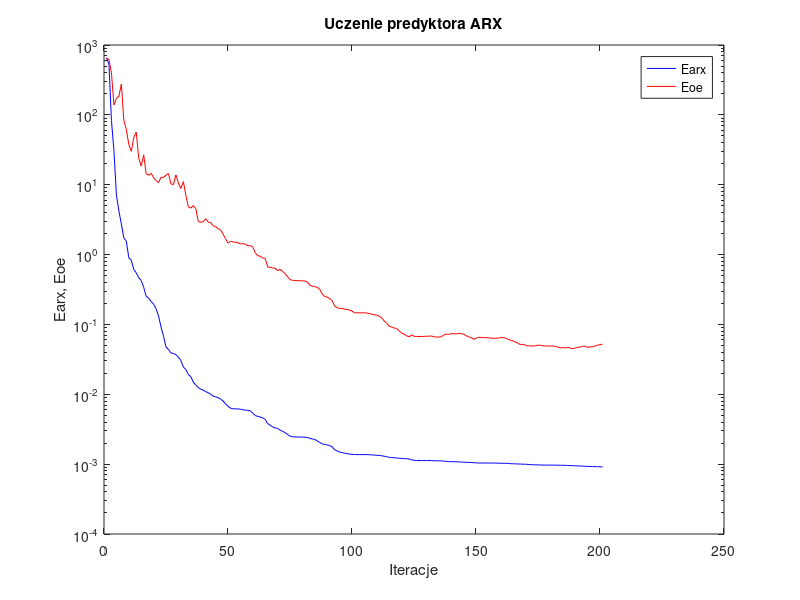
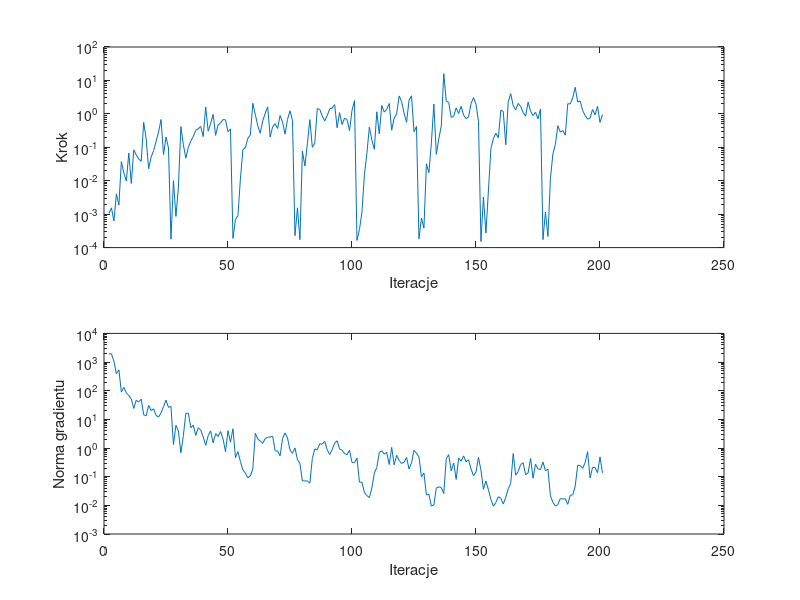

Reproduce these figures in MATLAB, in order.
%uczenie predyktora arx
clear all;
n=0; farx(n+1)=6.531846e+002; foe(n+1)=6.545143e+002; wspucz(n+1)=0.000000e+000; ng(n+1)=0.000000e+000;
%odnowa zmiennej metryki
n=1; farx(n+1)=5.328257e+002; foe(n+1)=6.162680e+002; krok(n+1)=1.050273e-003; ng(n+1)=1.917789e+003;
n=2; farx(n+1)=8.325660e+001; foe(n+1)=3.987791e+002; krok(n+1)=1.532691e-003; ng(n+1)=1.955220e+003;
n=3; farx(n+1)=3.090360e+001; foe(n+1)=1.387113e+002; krok(n+1)=6.218716e-004; ng(n+1)=1.057047e+003;
n=4; farx(n+1)=7.164006e+000; foe(n+1)=1.726429e+002; krok(n+1)=4.038010e-003; ng(n+1)=3.906363e+002;
n=5; farx(n+1)=4.203658e+000; foe(n+1)=1.849274e+002; krok(n+1)=1.870456e-003; ng(n+1)=5.347089e+002;
n=6; farx(n+1)=2.735887e+000; foe(n+1)=2.750324e+002; krok(n+1)=3.743558e-002; ng(n+1)=8.964986e+001;
n=7; farx(n+1)=1.733460e+000; foe(n+1)=8.370308e+001; krok(n+1)=1.716139e-002; ng(n+1)=1.318944e+002;
n=8; farx(n+1)=1.560080e+000; foe(n+1)=6.174597e+001; krok(n+1)=9.802103e-003; ng(n+1)=8.506124e+001;
n=9; farx(n+1)=8.990388e-001; foe(n+1)=3.773195e+001; krok(n+1)=6.732646e-002; ng(n+1)=6.814151e+001;
n=10; farx(n+1)=8.325441e-001; foe(n+1)=3.013917e+001; krok(n+1)=8.300976e-003; ng(n+1)=5.190913e+001;
n=11; farx(n+1)=6.134103e-001; foe(n+1)=4.767095e+001; krok(n+1)=8.386628e-002; ng(n+1)=2.408067e+001;
n=12; farx(n+1)=5.475389e-001; foe(n+1)=5.651487e+001; krok(n+1)=5.955282e-002; ng(n+1)=4.674532e+001;
n=13; farx(n+1)=4.668844e-001; foe(n+1)=2.408731e+001; krok(n+1)=4.446078e-002; ng(n+1)=4.016697e+001;
n=14; farx(n+1)=4.252366e-001; foe(n+1)=1.854636e+001; krok(n+1)=3.809820e-002; ng(n+1)=5.097073e+001;
n=15; farx(n+1)=3.417833e-001; foe(n+1)=2.672200e+001; krok(n+1)=5.570755e-001; ng(n+1)=1.440939e+001;
n=16; farx(n+1)=2.523156e-001; foe(n+1)=1.445630e+001; krok(n+1)=1.794664e-001; ng(n+1)=1.329714e+001;
n=17; farx(n+1)=2.381263e-001; foe(n+1)=1.361591e+001; krok(n+1)=2.284436e-002; ng(n+1)=3.085430e+001;
n=18; farx(n+1)=2.134968e-001; foe(n+1)=1.456008e+001; krok(n+1)=5.079872e-002; ng(n+1)=2.020701e+001;
n=19; farx(n+1)=1.940322e-001; foe(n+1)=1.262384e+001; krok(n+1)=8.005809e-002; ng(n+1)=2.341574e+001;
n=20; farx(n+1)=1.682908e-001; foe(n+1)=1.148121e+001; krok(n+1)=1.481341e-001; ng(n+1)=1.378029e+001;
n=21; farx(n+1)=1.317624e-001; foe(n+1)=1.068960e+001; krok(n+1)=2.885219e-001; ng(n+1)=1.200373e+001;
n=22; farx(n+1)=9.164553e-002; foe(n+1)=1.276144e+001; krok(n+1)=6.761661e-001; ng(n+1)=1.677982e+001;
n=23; farx(n+1)=6.803955e-002; foe(n+1)=1.270397e+001; krok(n+1)=6.068470e-002; ng(n+1)=2.772252e+001;
n=24; farx(n+1)=4.747603e-002; foe(n+1)=1.373383e+001; krok(n+1)=2.032965e-001; ng(n+1)=4.711413e+001;
n=25; farx(n+1)=4.382473e-002; foe(n+1)=1.444654e+001; krok(n+1)=9.599621e-002; ng(n+1)=2.617845e+001;
%odnowa zmiennej metryki
n=26; farx(n+1)=3.904149e-002; foe(n+1)=1.025801e+001; krok(n+1)=1.784716e-004; ng(n+1)=2.834012e+001;
n=27; farx(n+1)=3.846346e-002; foe(n+1)=1.005781e+001; krok(n+1)=1.004449e-002; ng(n+1)=1.321018e+000;
n=28; farx(n+1)=3.693833e-002; foe(n+1)=1.385707e+001; krok(n+1)=8.567570e-004; ng(n+1)=6.177643e+000;
n=29; farx(n+1)=3.408361e-002; foe(n+1)=1.059241e+001; krok(n+1)=6.349841e-003; ng(n+1)=3.909554e+000;
n=30; farx(n+1)=3.032394e-002; foe(n+1)=8.846780e+000; krok(n+1)=4.171904e-001; ng(n+1)=6.804639e-001;
n=31; farx(n+1)=2.451086e-002; foe(n+1)=1.108420e+001; krok(n+1)=1.186921e-001; ng(n+1)=2.742556e+000;
n=32; farx(n+1)=2.263145e-002; foe(n+1)=7.066740e+000; krok(n+1)=4.732423e-002; ng(n+1)=1.628069e+001;
n=33; farx(n+1)=1.919802e-002; foe(n+1)=4.825738e+000; krok(n+1)=1.000852e-001; ng(n+1)=1.642907e+001;
n=34; farx(n+1)=1.785009e-002; foe(n+1)=4.622452e+000; krok(n+1)=1.545805e-001; ng(n+1)=5.126410e+000;
n=35; farx(n+1)=1.495048e-002; foe(n+1)=5.032207e+000; krok(n+1)=2.085241e-001; ng(n+1)=6.316062e+000;
n=36; farx(n+1)=1.356165e-002; foe(n+1)=4.544865e+000; krok(n+1)=3.240219e-001; ng(n+1)=2.744254e+000;
n=37; farx(n+1)=1.250567e-002; foe(n+1)=2.998931e+000; krok(n+1)=3.556863e-001; ng(n+1)=5.122283e+000;
n=38; farx(n+1)=1.182548e-002; foe(n+1)=2.893008e+000; krok(n+1)=4.188878e-001; ng(n+1)=4.231012e+000;
n=39; farx(n+1)=1.149155e-002; foe(n+1)=2.961490e+000; krok(n+1)=2.093785e-001; ng(n+1)=2.458900e+000;
n=40; farx(n+1)=1.091926e-002; foe(n+1)=3.263686e+000; krok(n+1)=1.611198e+000; ng(n+1)=1.232581e+000;
n=41; farx(n+1)=1.054974e-002; foe(n+1)=2.905818e+000; krok(n+1)=3.035057e-001; ng(n+1)=2.711724e+000;
n=42; farx(n+1)=1.004861e-002; foe(n+1)=2.881858e+000; krok(n+1)=5.166865e-001; ng(n+1)=3.980345e+000;
n=43; farx(n+1)=9.414813e-003; foe(n+1)=2.580007e+000; krok(n+1)=9.639418e-001; ng(n+1)=1.516297e+000;
n=44; farx(n+1)=9.204213e-003; foe(n+1)=2.513337e+000; krok(n+1)=2.268451e-001; ng(n+1)=3.182104e+000;
n=45; farx(n+1)=8.930791e-003; foe(n+1)=2.346047e+000; krok(n+1)=4.714530e-001; ng(n+1)=2.528368e+000;
n=46; farx(n+1)=8.580386e-003; foe(n+1)=2.251223e+000; krok(n+1)=5.343541e-001; ng(n+1)=3.769706e+000;
n=47; farx(n+1)=8.014494e-003; foe(n+1)=1.967730e+000; krok(n+1)=6.761661e-001; ng(n+1)=2.080098e+000;
n=48; farx(n+1)=7.330299e-003; foe(n+1)=1.688538e+000; krok(n+1)=6.614848e-001; ng(n+1)=7.400616e-001;
n=49; farx(n+1)=6.743224e-003; foe(n+1)=1.457212e+000; krok(n+1)=2.920744e-001; ng(n+1)=4.050547e+000;
n=50; farx(n+1)=6.334544e-003; foe(n+1)=1.551674e+000; krok(n+1)=3.550835e-001; ng(n+1)=1.602114e+000;
%odnowa zmiennej metryki
n=51; farx(n+1)=6.193263e-003; foe(n+1)=1.514714e+000; krok(n+1)=1.888305e-004; ng(n+1)=4.705531e+000;
n=52; farx(n+1)=6.187544e-003; foe(n+1)=1.510205e+000; krok(n+1)=6.935224e-004; ng(n+1)=4.633404e-001;
n=53; farx(n+1)=6.167955e-003; foe(n+1)=1.476785e+000; krok(n+1)=8.989595e-004; ng(n+1)=7.533015e-001;
n=54; farx(n+1)=6.113724e-003; foe(n+1)=1.424356e+000; krok(n+1)=1.136199e-002; ng(n+1)=3.374907e-001;
n=55; farx(n+1)=6.006545e-003; foe(n+1)=1.430196e+000; krok(n+1)=8.509079e-002; ng(n+1)=1.727478e-001;
n=56; farx(n+1)=5.928390e-003; foe(n+1)=1.412853e+000; krok(n+1)=9.673938e-002; ng(n+1)=1.334765e-001;
n=57; farx(n+1)=5.878643e-003; foe(n+1)=1.337586e+000; krok(n+1)=1.856523e-001; ng(n+1)=9.117549e-002;
n=58; farx(n+1)=5.793820e-003; foe(n+1)=1.345316e+000; krok(n+1)=2.320583e-001; ng(n+1)=1.069461e-001;
n=59; farx(n+1)=5.365921e-003; foe(n+1)=1.274788e+000; krok(n+1)=2.071569e+000; ng(n+1)=1.851465e-001;
n=60; farx(n+1)=4.963343e-003; foe(n+1)=1.063377e+000; krok(n+1)=9.639418e-001; ng(n+1)=3.267203e+000;
n=61; farx(n+1)=4.814699e-003; foe(n+1)=9.623626e-001; krok(n+1)=4.423764e-001; ng(n+1)=2.054941e+000;
n=62; farx(n+1)=4.740964e-003; foe(n+1)=9.472806e-001; krok(n+1)=2.640676e-001; ng(n+1)=1.755528e+000;
n=63; farx(n+1)=4.590868e-003; foe(n+1)=8.893905e-001; krok(n+1)=6.145657e-001; ng(n+1)=1.458246e+000;
n=64; farx(n+1)=4.369958e-003; foe(n+1)=8.837088e-001; krok(n+1)=1.022846e+000; ng(n+1)=2.134697e+000;
n=65; farx(n+1)=3.798343e-003; foe(n+1)=6.633109e-001; krok(n+1)=1.625559e+000; ng(n+1)=2.373802e+000;
n=66; farx(n+1)=3.612849e-003; foe(n+1)=6.600379e-001; krok(n+1)=2.031949e-001; ng(n+1)=2.415611e+000;
n=67; farx(n+1)=3.413228e-003; foe(n+1)=6.394257e-001; krok(n+1)=4.126070e-001; ng(n+1)=2.598757e+000;
n=68; farx(n+1)=3.305020e-003; foe(n+1)=6.396958e-001; krok(n+1)=5.101414e-001; ng(n+1)=8.026465e-001;
n=69; farx(n+1)=3.247828e-003; foe(n+1)=5.872963e-001; krok(n+1)=3.655097e-001; ng(n+1)=7.829594e-001;
n=70; farx(n+1)=3.080358e-003; foe(n+1)=6.138423e-001; krok(n+1)=8.935632e-001; ng(n+1)=5.373424e-001;
n=71; farx(n+1)=2.944221e-003; foe(n+1)=5.774210e-001; krok(n+1)=5.657309e-001; ng(n+1)=2.171533e+000;
n=72; farx(n+1)=2.839302e-003; foe(n+1)=5.330680e-001; krok(n+1)=2.477066e-001; ng(n+1)=3.374207e+000;
n=73; farx(n+1)=2.661709e-003; foe(n+1)=4.832937e-001; krok(n+1)=6.843317e-001; ng(n+1)=2.241474e+000;
n=74; farx(n+1)=2.527635e-003; foe(n+1)=4.367041e-001; krok(n+1)=1.236406e+000; ng(n+1)=8.451659e-001;
n=75; farx(n+1)=2.464002e-003; foe(n+1)=4.282714e-001; krok(n+1)=6.322648e-001; ng(n+1)=6.555636e-001;
%odnowa zmiennej metryki
n=76; farx(n+1)=2.456311e-003; foe(n+1)=4.256813e-001; krok(n+1)=2.266194e-004; ng(n+1)=1.011259e+000;
n=77; farx(n+1)=2.447098e-003; foe(n+1)=4.227265e-001; krok(n+1)=1.548092e-003; ng(n+1)=3.958335e-001;
n=78; farx(n+1)=2.446358e-003; foe(n+1)=4.232739e-001; krok(n+1)=1.733806e-004; ng(n+1)=2.893320e-001;
n=79; farx(n+1)=2.435950e-003; foe(n+1)=4.198774e-001; krok(n+1)=7.729026e-002; ng(n+1)=7.087579e-002;
n=80; farx(n+1)=2.430185e-003; foe(n+1)=4.197796e-001; krok(n+1)=2.753789e-002; ng(n+1)=7.115068e-002;
n=81; farx(n+1)=2.408002e-003; foe(n+1)=4.060516e-001; krok(n+1)=1.261335e-001; ng(n+1)=7.104169e-002;
n=82; farx(n+1)=2.338905e-003; foe(n+1)=3.648211e-001; krok(n+1)=6.744582e-001; ng(n+1)=5.914033e-002;
n=83; farx(n+1)=2.288023e-003; foe(n+1)=3.529256e-001; krok(n+1)=1.000780e-001; ng(n+1)=4.310759e-001;
n=84; farx(n+1)=2.262344e-003; foe(n+1)=3.467259e-001; krok(n+1)=1.350863e-001; ng(n+1)=9.280418e-001;
n=85; farx(n+1)=2.149205e-003; foe(n+1)=3.413479e-001; krok(n+1)=1.435731e+000; ng(n+1)=8.615694e-001;
n=86; farx(n+1)=2.048236e-003; foe(n+1)=3.170462e-001; krok(n+1)=1.361453e+000; ng(n+1)=1.405912e+000;
n=87; farx(n+1)=1.952652e-003; foe(n+1)=2.727261e-001; krok(n+1)=8.620454e-001; ng(n+1)=1.373874e+000;
n=88; farx(n+1)=1.907403e-003; foe(n+1)=2.510705e-001; krok(n+1)=6.137814e-001; ng(n+1)=1.703819e+000;
n=89; farx(n+1)=1.883225e-003; foe(n+1)=2.457056e-001; krok(n+1)=8.800280e-001; ng(n+1)=8.754536e-001;
n=90; farx(n+1)=1.846137e-003; foe(n+1)=2.345067e-001; krok(n+1)=1.404256e+000; ng(n+1)=5.910524e-001;
n=91; farx(n+1)=1.769204e-003; foe(n+1)=2.191506e-001; krok(n+1)=1.492366e+000; ng(n+1)=8.758829e-001;
n=92; farx(n+1)=1.602786e-003; foe(n+1)=1.829754e-001; krok(n+1)=1.882680e+000; ng(n+1)=1.484337e+000;
n=93; farx(n+1)=1.545765e-003; foe(n+1)=1.742243e-001; krok(n+1)=3.839848e-001; ng(n+1)=1.790881e+000;
n=94; farx(n+1)=1.492930e-003; foe(n+1)=1.681546e-001; krok(n+1)=1.086288e+000; ng(n+1)=9.262805e-001;
n=95; farx(n+1)=1.467474e-003; foe(n+1)=1.711299e-001; krok(n+1)=4.787134e-001; ng(n+1)=8.420699e-001;
n=96; farx(n+1)=1.434484e-003; foe(n+1)=1.647057e-001; krok(n+1)=7.461831e-001; ng(n+1)=6.384653e-001;
n=97; farx(n+1)=1.411872e-003; foe(n+1)=1.639582e-001; krok(n+1)=6.744582e-001; ng(n+1)=5.887645e-001;
n=98; farx(n+1)=1.398002e-003; foe(n+1)=1.602387e-001; krok(n+1)=3.136673e-001; ng(n+1)=8.412891e-001;
n=99; farx(n+1)=1.381371e-003; foe(n+1)=1.549132e-001; krok(n+1)=1.273593e+000; ng(n+1)=3.105913e-001;
n=100; farx(n+1)=1.371396e-003; foe(n+1)=1.468624e-001; krok(n+1)=2.482914e+000; ng(n+1)=3.076815e-001;
%odnowa zmiennej metryki
n=101; farx(n+1)=1.370454e-003; foe(n+1)=1.468045e-001; krok(n+1)=1.638382e-004; ng(n+1)=4.443510e-001;
n=102; farx(n+1)=1.370398e-003; foe(n+1)=1.467940e-001; krok(n+1)=3.473499e-004; ng(n+1)=6.423883e-002;
n=103; farx(n+1)=1.370224e-003; foe(n+1)=1.462887e-001; krok(n+1)=1.137064e-003; ng(n+1)=6.443941e-002;
n=104; farx(n+1)=1.369875e-003; foe(n+1)=1.469669e-001; krok(n+1)=1.522640e-002; ng(n+1)=2.805212e-002;
n=105; farx(n+1)=1.368859e-003; foe(n+1)=1.455696e-001; krok(n+1)=6.601690e-002; ng(n+1)=2.182382e-002;
n=106; farx(n+1)=1.363437e-003; foe(n+1)=1.434073e-001; krok(n+1)=4.020096e-001; ng(n+1)=1.854704e-002;
n=107; farx(n+1)=1.355023e-003; foe(n+1)=1.401022e-001; krok(n+1)=1.668612e-001; ng(n+1)=4.017387e-002;
n=108; farx(n+1)=1.352041e-003; foe(n+1)=1.383145e-001; krok(n+1)=8.732707e-002; ng(n+1)=1.340224e-001;
n=109; farx(n+1)=1.337575e-003; foe(n+1)=1.353777e-001; krok(n+1)=1.153327e+000; ng(n+1)=2.095444e-001;
n=110; farx(n+1)=1.333050e-003; foe(n+1)=1.317055e-001; krok(n+1)=2.515191e-001; ng(n+1)=6.990955e-001;
n=111; farx(n+1)=1.316225e-003; foe(n+1)=1.237811e-001; krok(n+1)=1.777012e+000; ng(n+1)=7.990336e-001;
n=112; farx(n+1)=1.297586e-003; foe(n+1)=1.117007e-001; krok(n+1)=1.127230e+000; ng(n+1)=6.080892e-001;
n=113; farx(n+1)=1.280288e-003; foe(n+1)=1.039215e-001; krok(n+1)=1.357620e+000; ng(n+1)=7.079127e-001;
n=114; farx(n+1)=1.250486e-003; foe(n+1)=9.416569e-002; krok(n+1)=2.042882e+000; ng(n+1)=2.659214e-001;
n=115; farx(n+1)=1.242175e-003; foe(n+1)=9.174639e-002; krok(n+1)=3.240219e-001; ng(n+1)=1.050188e+000;
n=116; farx(n+1)=1.232820e-003; foe(n+1)=8.881342e-002; krok(n+1)=7.461831e-001; ng(n+1)=2.587946e-001;
n=117; farx(n+1)=1.227547e-003; foe(n+1)=8.767941e-002; krok(n+1)=9.985387e-001; ng(n+1)=5.543960e-001;
n=118; farx(n+1)=1.214266e-003; foe(n+1)=8.092516e-002; krok(n+1)=3.414648e+000; ng(n+1)=3.688391e-001;
n=119; farx(n+1)=1.203908e-003; foe(n+1)=7.528149e-002; krok(n+1)=2.324046e+000; ng(n+1)=2.888155e-001;
n=120; farx(n+1)=1.199229e-003; foe(n+1)=7.243610e-002; krok(n+1)=1.049915e+000; ng(n+1)=3.182322e-001;
n=121; farx(n+1)=1.196383e-003; foe(n+1)=6.911751e-002; krok(n+1)=5.570755e-001; ng(n+1)=4.708402e-001;
n=122; farx(n+1)=1.185976e-003; foe(n+1)=6.627945e-002; krok(n+1)=2.592175e+000; ng(n+1)=1.848604e-001;
n=123; farx(n+1)=1.151206e-003; foe(n+1)=7.074730e-002; krok(n+1)=3.481721e+000; ng(n+1)=3.037446e-001;
n=124; farx(n+1)=1.136631e-003; foe(n+1)=6.769304e-002; krok(n+1)=2.921091e-001; ng(n+1)=8.334370e-001;
n=125; farx(n+1)=1.127793e-003; foe(n+1)=6.737320e-002; krok(n+1)=4.170483e-001; ng(n+1)=6.626009e-001;
%odnowa zmiennej metryki
n=126; farx(n+1)=1.126491e-003; foe(n+1)=6.716413e-002; krok(n+1)=1.828869e-004; ng(n+1)=4.915320e-001;
n=127; farx(n+1)=1.126276e-003; foe(n+1)=6.721500e-002; krok(n+1)=7.648589e-004; ng(n+1)=9.715949e-002;
n=128; farx(n+1)=1.126012e-003; foe(n+1)=6.737047e-002; krok(n+1)=3.824249e-004; ng(n+1)=1.359681e-001;
n=129; farx(n+1)=1.125400e-003; foe(n+1)=6.782127e-002; krok(n+1)=3.211609e-002; ng(n+1)=2.300476e-002;
n=130; farx(n+1)=1.125011e-003; foe(n+1)=6.788362e-002; krok(n+1)=1.736512e-002; ng(n+1)=2.444888e-002;
n=131; farx(n+1)=1.124646e-003; foe(n+1)=6.827976e-002; krok(n+1)=1.328156e-001; ng(n+1)=9.445234e-003;
n=132; farx(n+1)=1.117527e-003; foe(n+1)=6.639831e-002; krok(n+1)=1.962956e+000; ng(n+1)=1.032779e-002;
n=133; farx(n+1)=1.116570e-003; foe(n+1)=6.614353e-002; krok(n+1)=6.160704e-002; ng(n+1)=4.005921e-002;
n=134; farx(n+1)=1.115780e-003; foe(n+1)=6.605199e-002; krok(n+1)=1.803954e-001; ng(n+1)=4.429467e-002;
n=135; farx(n+1)=1.114750e-003; foe(n+1)=6.643431e-002; krok(n+1)=4.337210e-001; ng(n+1)=4.197702e-002;
n=136; farx(n+1)=1.106311e-003; foe(n+1)=7.082817e-002; krok(n+1)=1.593781e+001; ng(n+1)=2.583074e-002;
n=137; farx(n+1)=1.096761e-003; foe(n+1)=7.278100e-002; krok(n+1)=2.399912e+000; ng(n+1)=4.215003e-001;
n=138; farx(n+1)=1.087599e-003; foe(n+1)=7.209871e-002; krok(n+1)=2.192737e+000; ng(n+1)=5.846891e-001;
n=139; farx(n+1)=1.085600e-003; foe(n+1)=7.361966e-002; krok(n+1)=7.847380e-001; ng(n+1)=1.590682e-001;
n=140; farx(n+1)=1.083911e-003; foe(n+1)=7.395095e-002; krok(n+1)=8.536620e-001; ng(n+1)=2.986875e-001;
n=141; farx(n+1)=1.081553e-003; foe(n+1)=7.345303e-002; krok(n+1)=1.512163e+000; ng(n+1)=8.059281e-002;
n=142; farx(n+1)=1.077554e-003; foe(n+1)=7.435994e-002; krok(n+1)=1.021678e+000; ng(n+1)=4.416044e-001;
n=143; farx(n+1)=1.071781e-003; foe(n+1)=7.365208e-002; krok(n+1)=1.675028e+000; ng(n+1)=3.473945e-001;
n=144; farx(n+1)=1.065933e-003; foe(n+1)=7.272788e-002; krok(n+1)=9.168184e-001; ng(n+1)=5.308886e-001;
n=145; farx(n+1)=1.062561e-003; foe(n+1)=6.896838e-002; krok(n+1)=7.178655e-001; ng(n+1)=3.314812e-001;
n=146; farx(n+1)=1.058829e-003; foe(n+1)=6.636140e-002; krok(n+1)=8.088973e-001; ng(n+1)=3.889532e-001;
n=147; farx(n+1)=1.055906e-003; foe(n+1)=6.493563e-002; krok(n+1)=2.034481e+000; ng(n+1)=1.847523e-001;
n=148; farx(n+1)=1.048804e-003; foe(n+1)=6.124464e-002; krok(n+1)=3.062220e+000; ng(n+1)=1.076777e-001;
n=149; farx(n+1)=1.042188e-003; foe(n+1)=6.323122e-002; krok(n+1)=1.952337e+000; ng(n+1)=1.438875e-001;
n=150; farx(n+1)=1.038196e-003; foe(n+1)=6.532694e-002; krok(n+1)=5.974954e-001; ng(n+1)=4.718421e-001;
%odnowa zmiennej metryki
n=151; farx(n+1)=1.037984e-003; foe(n+1)=6.521798e-002; krok(n+1)=1.516739e-004; ng(n+1)=1.657209e-001;
n=152; farx(n+1)=1.037852e-003; foe(n+1)=6.480982e-002; krok(n+1)=3.262529e-003; ng(n+1)=3.628375e-002;
n=153; farx(n+1)=1.037814e-003; foe(n+1)=6.473385e-002; krok(n+1)=2.720095e-004; ng(n+1)=7.043253e-002;
n=154; farx(n+1)=1.037608e-003; foe(n+1)=6.440931e-002; krok(n+1)=4.929920e-003; ng(n+1)=3.565385e-002;
n=155; farx(n+1)=1.036705e-003; foe(n+1)=6.365340e-002; krok(n+1)=9.137743e-002; ng(n+1)=1.620555e-002;
n=156; farx(n+1)=1.036167e-003; foe(n+1)=6.332654e-002; krok(n+1)=1.818254e-001; ng(n+1)=9.311913e-003;
n=157; farx(n+1)=1.034627e-003; foe(n+1)=6.363532e-002; krok(n+1)=2.609695e-001; ng(n+1)=1.254828e-002;
n=158; farx(n+1)=1.032148e-003; foe(n+1)=6.374231e-002; krok(n+1)=1.931257e-001; ng(n+1)=1.995887e-002;
n=159; farx(n+1)=1.029378e-003; foe(n+1)=6.508023e-002; krok(n+1)=1.285650e+000; ng(n+1)=1.760827e-002;
n=160; farx(n+1)=1.028840e-003; foe(n+1)=6.461577e-002; krok(n+1)=1.168297e+000; ng(n+1)=1.111343e-002;
n=161; farx(n+1)=1.027831e-003; foe(n+1)=6.366134e-002; krok(n+1)=1.191056e-001; ng(n+1)=1.921158e-002;
n=162; farx(n+1)=1.024128e-003; foe(n+1)=6.097195e-002; krok(n+1)=2.314697e+000; ng(n+1)=3.811771e-002;
n=163; farx(n+1)=1.016237e-003; foe(n+1)=5.914846e-002; krok(n+1)=4.011539e+000; ng(n+1)=5.819880e-002;
n=164; farx(n+1)=1.011556e-003; foe(n+1)=5.786212e-002; krok(n+1)=1.760056e+000; ng(n+1)=6.412784e-001;
n=165; farx(n+1)=1.009538e-003; foe(n+1)=5.589648e-002; krok(n+1)=1.322970e+000; ng(n+1)=1.133112e-001;
n=166; farx(n+1)=1.006015e-003; foe(n+1)=5.336649e-002; krok(n+1)=2.053922e+000; ng(n+1)=1.498273e-001;
n=167; farx(n+1)=1.002153e-003; foe(n+1)=5.137039e-002; krok(n+1)=1.685303e+000; ng(n+1)=2.654042e-001;
n=168; farx(n+1)=9.992503e-004; foe(n+1)=5.192758e-002; krok(n+1)=1.098198e+000; ng(n+1)=3.067991e-001;
n=169; farx(n+1)=9.970108e-004; foe(n+1)=5.039324e-002; krok(n+1)=8.551844e-001; ng(n+1)=1.163664e-001;
n=170; farx(n+1)=9.914197e-004; foe(n+1)=4.914087e-002; krok(n+1)=2.228538e+000; ng(n+1)=1.353534e-001;
n=171; farx(n+1)=9.854089e-004; foe(n+1)=4.937065e-002; krok(n+1)=1.196555e+000; ng(n+1)=4.352060e-001;
n=172; farx(n+1)=9.800784e-004; foe(n+1)=4.890864e-002; krok(n+1)=8.892951e-001; ng(n+1)=8.856116e-002;
n=173; farx(n+1)=9.775860e-004; foe(n+1)=4.967975e-002; krok(n+1)=1.120145e+000; ng(n+1)=2.719835e-001;
n=174; farx(n+1)=9.761233e-004; foe(n+1)=5.042270e-002; krok(n+1)=7.101669e-001; ng(n+1)=1.875616e-001;
n=175; farx(n+1)=9.710876e-004; foe(n+1)=5.037445e-002; krok(n+1)=1.402391e+000; ng(n+1)=1.782075e-001;
%odnowa zmiennej metryki
n=176; farx(n+1)=9.700615e-004; foe(n+1)=4.931609e-002; krok(n+1)=1.736749e-004; ng(n+1)=3.242369e-001;
n=177; farx(n+1)=9.690776e-004; foe(n+1)=4.920527e-002; krok(n+1)=1.160141e-003; ng(n+1)=1.609335e-001;
n=178; farx(n+1)=9.688171e-004; foe(n+1)=4.915199e-002; krok(n+1)=2.160041e-004; ng(n+1)=1.859050e-001;
n=179; farx(n+1)=9.686268e-004; foe(n+1)=4.904675e-002; krok(n+1)=1.142218e-002; ng(n+1)=2.157645e-002;
n=180; farx(n+1)=9.682669e-004; foe(n+1)=4.899132e-002; krok(n+1)=6.259203e-002; ng(n+1)=1.271561e-002;
n=181; farx(n+1)=9.679076e-004; foe(n+1)=4.874365e-002; krok(n+1)=1.226847e-001; ng(n+1)=9.419663e-003;
n=182; farx(n+1)=9.666023e-004; foe(n+1)=4.732496e-002; krok(n+1)=4.446475e-001; ng(n+1)=1.064000e-002;
n=183; farx(n+1)=9.636213e-004; foe(n+1)=4.621215e-002; krok(n+1)=2.840119e-001; ng(n+1)=1.710562e-002;
n=184; farx(n+1)=9.631143e-004; foe(n+1)=4.649088e-002; krok(n+1)=3.183983e-001; ng(n+1)=1.671297e-002;
n=185; farx(n+1)=9.611137e-004; foe(n+1)=4.612239e-002; krok(n+1)=2.301336e-001; ng(n+1)=1.706600e-002;
n=186; farx(n+1)=9.571896e-004; foe(n+1)=4.694377e-002; krok(n+1)=2.018136e+000; ng(n+1)=1.082654e-002;
n=187; farx(n+1)=9.552776e-004; foe(n+1)=4.589565e-002; krok(n+1)=1.970610e+000; ng(n+1)=2.240334e-002;
n=188; farx(n+1)=9.501913e-004; foe(n+1)=4.482993e-002; krok(n+1)=2.988260e+000; ng(n+1)=2.326590e-002;
n=189; farx(n+1)=9.476112e-004; foe(n+1)=4.596022e-002; krok(n+1)=6.247002e+000; ng(n+1)=4.662263e-002;
n=190; farx(n+1)=9.435196e-004; foe(n+1)=4.696851e-002; krok(n+1)=2.254461e+000; ng(n+1)=2.511069e-001;
n=191; farx(n+1)=9.406258e-004; foe(n+1)=4.736165e-002; krok(n+1)=2.448955e+000; ng(n+1)=2.462126e-001;
n=192; farx(n+1)=9.373123e-004; foe(n+1)=4.863790e-002; krok(n+1)=1.261180e+000; ng(n+1)=1.953944e-001;
n=193; farx(n+1)=9.315410e-004; foe(n+1)=4.883960e-002; krok(n+1)=8.922169e-001; ng(n+1)=3.114292e-001;
n=194; farx(n+1)=9.277948e-004; foe(n+1)=4.700691e-002; krok(n+1)=6.930078e-001; ng(n+1)=7.468841e-001;
n=195; farx(n+1)=9.264210e-004; foe(n+1)=4.746623e-002; krok(n+1)=7.571876e-001; ng(n+1)=9.017180e-002;
n=196; farx(n+1)=9.245282e-004; foe(n+1)=4.805080e-002; krok(n+1)=1.348916e+000; ng(n+1)=2.120586e-001;
n=197; farx(n+1)=9.228767e-004; foe(n+1)=4.896380e-002; krok(n+1)=9.372047e-001; ng(n+1)=2.106791e-001;
n=198; farx(n+1)=9.187463e-004; foe(n+1)=5.046938e-002; krok(n+1)=1.675028e+000; ng(n+1)=1.366301e-001;
n=199; farx(n+1)=9.167020e-004; foe(n+1)=5.142917e-002; krok(n+1)=5.520515e-001; ng(n+1)=4.903389e-001;
n=200; farx(n+1)=9.134200e-004; foe(n+1)=5.210073e-002; krok(n+1)=9.512526e-001; ng(n+1)=1.351805e-001;

figure; semilogy(farx,'b'); hold on; semilogy(foe,'r'); xlabel('Iteracje'); ylabel('Earx, Eoe'); legend('Earx','Eoe'); title('Uczenie predyktora ARX');
figure; subplot(2,1,1); semilogy(krok); xlabel('Iteracje'); ylabel('Krok');
subplot(2,1,2); semilogy(ng); xlabel('Iteracje'); ylabel('Norma gradientu');
Earx=farx(n+1)
Eoe=foe(n+1)
